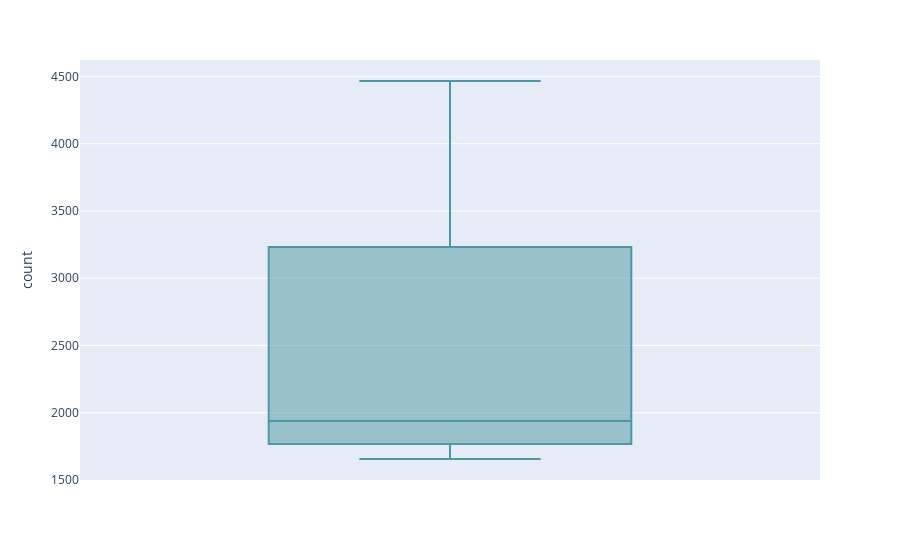

Write notebook code for a chart like this one.
### Markdown cell above
#### Display box plot showing distribution of daily counts

### Code cell
fig = px.box(df, y="count")
fig.update_traces(marker_color='#4F97A3')
fig.show()

### Figure 1 — Plotly figure (JSON) as saved in the notebook; plotly's stock layout.template omitted (floating-point values rounded to 4 significant figures)
{"data": [{"alignmentgroup": "True", "hovertemplate": "count=%{y}<extra></extra>", "legendgroup": "", "marker": {"color": "#4F97A3"}, "name": "", "notched": false, "offsetgroup": "", "orientation": "v", "showlegend": false, "type": "box", "x0": " ", "xaxis": "x", "y": [1998, 4466, 1880, 1656], "y0": " ", "yaxis": "y"}], "layout": {"autosize": true, "boxmode": "group", "legend": {"tracegroupgap": 0}, "margin": {"t": 60}, "xaxis": {"anchor": "y", "autorange": true, "domain": [0, 1], "range": [-0.5, 0.5], "type": "category"}, "yaxis": {"anchor": "x", "autorange": true, "domain": [0, 1], "range": [1500.0, 4622.0], "title": {"text": "count"}, "type": "linear"}}}
